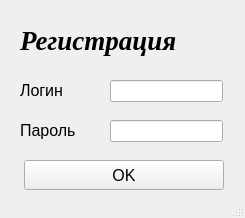
<?xml version="1.0" encoding="UTF-8"?>
<ui version="4.0">
 <class>NewLogin</class>
 <widget class="QMainWindow" name="NewLogin">
  <property name="geometry">
   <rect>
    <x>0</x>
    <y>0</y>
    <width>245</width>
    <height>218</height>
   </rect>
  </property>
  <property name="windowTitle">
   <string>Avtorization</string>
  </property>
  <widget class="QWidget" name="centralwidget">
   <widget class="QLabel" name="label_main">
    <property name="geometry">
     <rect>
      <x>20</x>
      <y>20</y>
      <width>201</width>
      <height>41</height>
     </rect>
    </property>
    <property name="font">
     <font>
      <family>Times New Roman</family>
      <pointsize>20</pointsize>
      <italic>true</italic>
      <bold>true</bold>
     </font>
    </property>
    <property name="text">
     <string>Регистрация</string>
    </property>
   </widget>
   <widget class="QPushButton" name="button_ok">
    <property name="geometry">
     <rect>
      <x>24</x>
      <y>160</y>
      <width>200</width>
      <height>30</height>
     </rect>
    </property>
    <property name="font">
     <font>
      <pointsize>12</pointsize>
     </font>
    </property>
    <property name="text">
     <string>OK</string>
    </property>
   </widget>
   <widget class="QLineEdit" name="entry_login">
    <property name="geometry">
     <rect>
      <x>110</x>
      <y>80</y>
      <width>113</width>
      <height>22</height>
     </rect>
    </property>
   </widget>
   <widget class="QLineEdit" name="entry_passwd">
    <property name="geometry">
     <rect>
      <x>110</x>
      <y>120</y>
      <width>113</width>
      <height>22</height>
     </rect>
    </property>
   </widget>
   <widget class="QLabel" name="label_log">
    <property name="geometry">
     <rect>
      <x>20</x>
      <y>80</y>
      <width>71</width>
      <height>21</height>
     </rect>
    </property>
    <property name="font">
     <font>
      <pointsize>12</pointsize>
     </font>
    </property>
    <property name="text">
     <string>Логин</string>
    </property>
   </widget>
   <widget class="QLabel" name="label_passwd">
    <property name="geometry">
     <rect>
      <x>20</x>
      <y>120</y>
      <width>71</width>
      <height>21</height>
     </rect>
    </property>
    <property name="font">
     <font>
      <pointsize>12</pointsize>
     </font>
    </property>
    <property name="text">
     <string>Пароль</string>
    </property>
   </widget>
  </widget>
  <widget class="QStatusBar" name="statusbar"/>
 </widget>
 <resources/>
 <connections/>
</ui>
